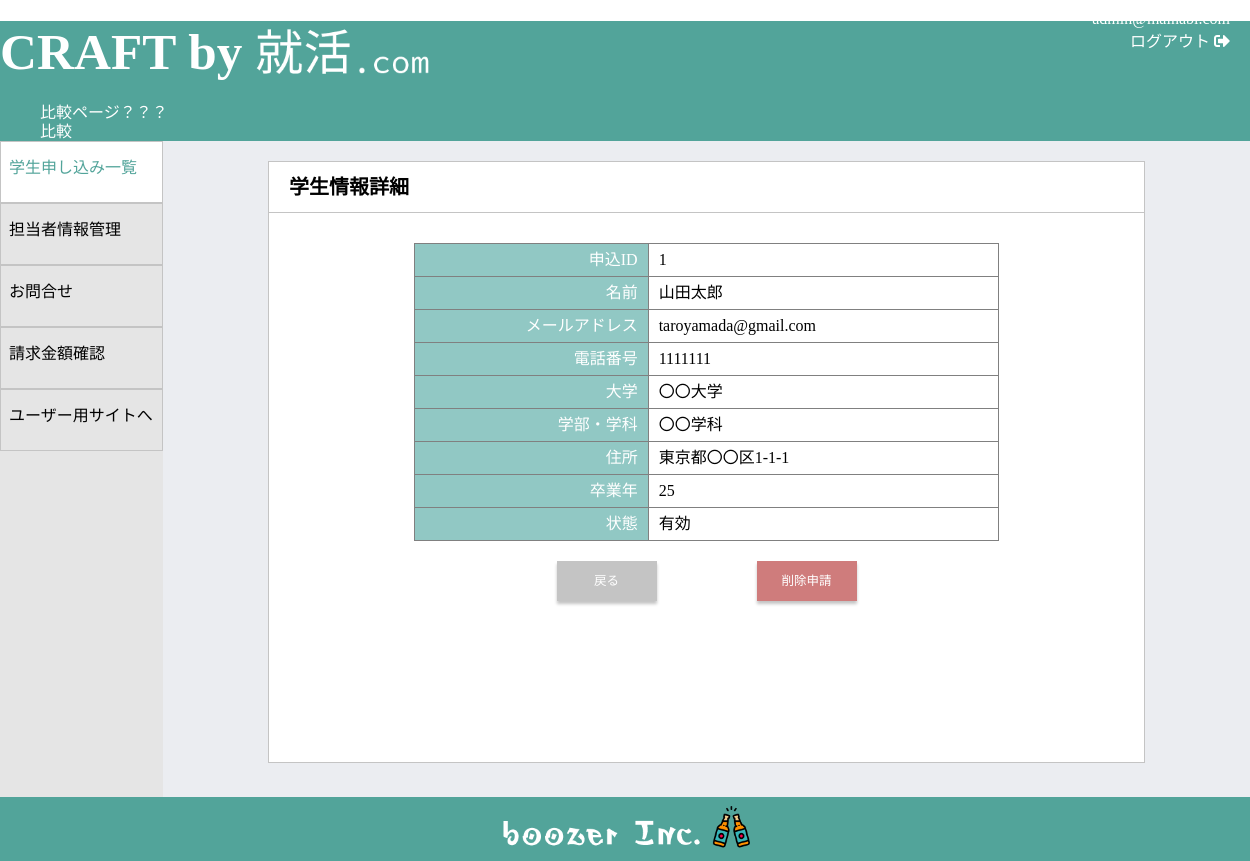
Screenshot of /agent_admin/students_info_more.php?id=1 (signed in) with the database file from the repository.
### tables this page shows
CREATE TABLE students_contact (
    id INT AUTO_INCREMENT NOT NULL PRIMARY KEY,
    name VARCHAR(255) NOT NULL,
    email VARCHAR(255) NOT NULL,
     
    phone VARCHAR(255) NOT NULL,
    university VARCHAR(255) NOT NULL,
    faculty VARCHAR(255) NOT NULL,
    address VARCHAR(255) NOT NULL,
    grad_year INT NOT NULL,
    created_at DATETIME NOT NULL DEFAULT CURRENT_TIMESTAMP
);

CREATE TABLE students_agent (
    id INT AUTO_INCREMENT NOT NULL PRIMARY KEY,
    student_id INT NOT NULL,
    agent_id INT NOT NULL,
    agent VARCHAR(255) NOT NULL,
    deleted_at DATETIME,
    status VARCHAR(255) DEFAULT '有効' 
);

### src/agent_admin/students_info_more.php (the view, shortened to what this page needs)
<?php
include('../_header.php');
require('../dbconnect.php');
$application_id = filter_input(INPUT_GET, 'id');
$sql = "SELECT students_contact.id, students_contact.name, students_contact.email, students_contact.phone, students_contact.university, students_contact.faculty, students_contact.address, students_contact.grad_year, students_agent.agent_id,students_agent.agent, students_agent.status FROM students_contact JOIN students_agent ON students_contact.id = students_agent.student_id WHERE students_agent.agent_id = ? AND students_agent.id = ?";
$sql_prepare = $db->prepare($sql);
$sql_prepare->execute(array($_SESSION['id'], $application_id));
$student_info = $sql_prepare->fetch();
?>
<div class="util_logout">
    <p class="util_logout_email"><?= $_SESSION['check_email'] ?></p>
    <a href="./login/logout.php">
        ログアウト
        <i class="fas fa-sign-out-alt"></i>
    </a>
</div>
<div class="util_container">
    <div class="util_sidebar">
        <div class="util_sidebar_button util_sidebar_button--selected">
            <a class="util_sidebar_link  util_sidebar_link--selected" href="/agent_admin/students_info.php">学生申し込み一覧</a>
        </div>
        <div class="util_sidebar_button">
            <a class="util_sidebar_link" href="/agent_admin/edit_info.php">担当者情報管理</a>
        </div>
        <div class="util_sidebar_button">
            <a class="util_sidebar_link" href="/agent_admin/inquiries.php">お問合せ</a>
        </div>
        <div class="util_sidebar_button">
            <a class="util_sidebar_link" href="/agent_admin/invoice.php">請求金額確認</a>
        </div>
        <div class="util_sidebar_button">
            <a class="util_sidebar_link" href="/userpage/top.php" target="_blank">ユーザー用サイトへ</a>
        </div>
    </div>
    <div class="util_content">
        <div class="util_title">
            <h2 class="util_title--text">
                学生情報詳細
            </h2>
        </div>
        <div class="moreinfo">
            <table class="moreinfo_table" border=1; style=border-collapse:collapse;>
                <tr>
                    <th>申込ID</th>
                    <td><?= $student_info['id'] ?></td>
                </tr>
                <tr>
                    <th>名前</th>
                    <td><?= $student_info['name'] ?></td>
                </tr>
                <tr>
                    <th>メールアドレス</th>
                    <td><?= $student_info['email'] ?></td>
                </tr>
                <tr>
                    <th>電話番号</th>
                    <td><?= $student_info['phone'] ?></td>
                </tr>
                <tr>
                    <th>大学</th>
                    <td><?= $student_info['university'] ?></td>
                </tr>
                <tr>
                    <th>学部・学科</th>
                    <td><?= $student_info['faculty'] ?></td>
                </tr>
                <tr>
                    <th>住所</th>
                    <td><?= $student_info['address'] ?></td>
                </tr>
                <tr>
                    <th>卒業年</th>
                    <td><?= $student_info['grad_year'] ?></td>
                </tr>
                <tr>
                    <th>状態</th>
                    <td><?= $student_info['status'] ?></td>
                </tr>
            </table>
            <div class="moreinfo_buttons">
                <a href='students_info.php' class="moreinfo_buttons--back">戻る</a>
                <button onclick="modalOpen()" type="button" class="moreinfo_buttons--delete">削除申請</button>
            </div>
        </div>
    </div>
    <?php require('../_footer.php'); ?>

### rows the page displays
students_contact: id "1", name "山田太郎", email "taroyamada@gmail.com", phone "1111111", university "〇〇大学", faculty "〇〇学科", address "東京都〇〇区1-1-1", grad_year "25", students_agent.status "有効"

### other values shown
$_SESSION['check_email'] "admin@mainabi.com"
